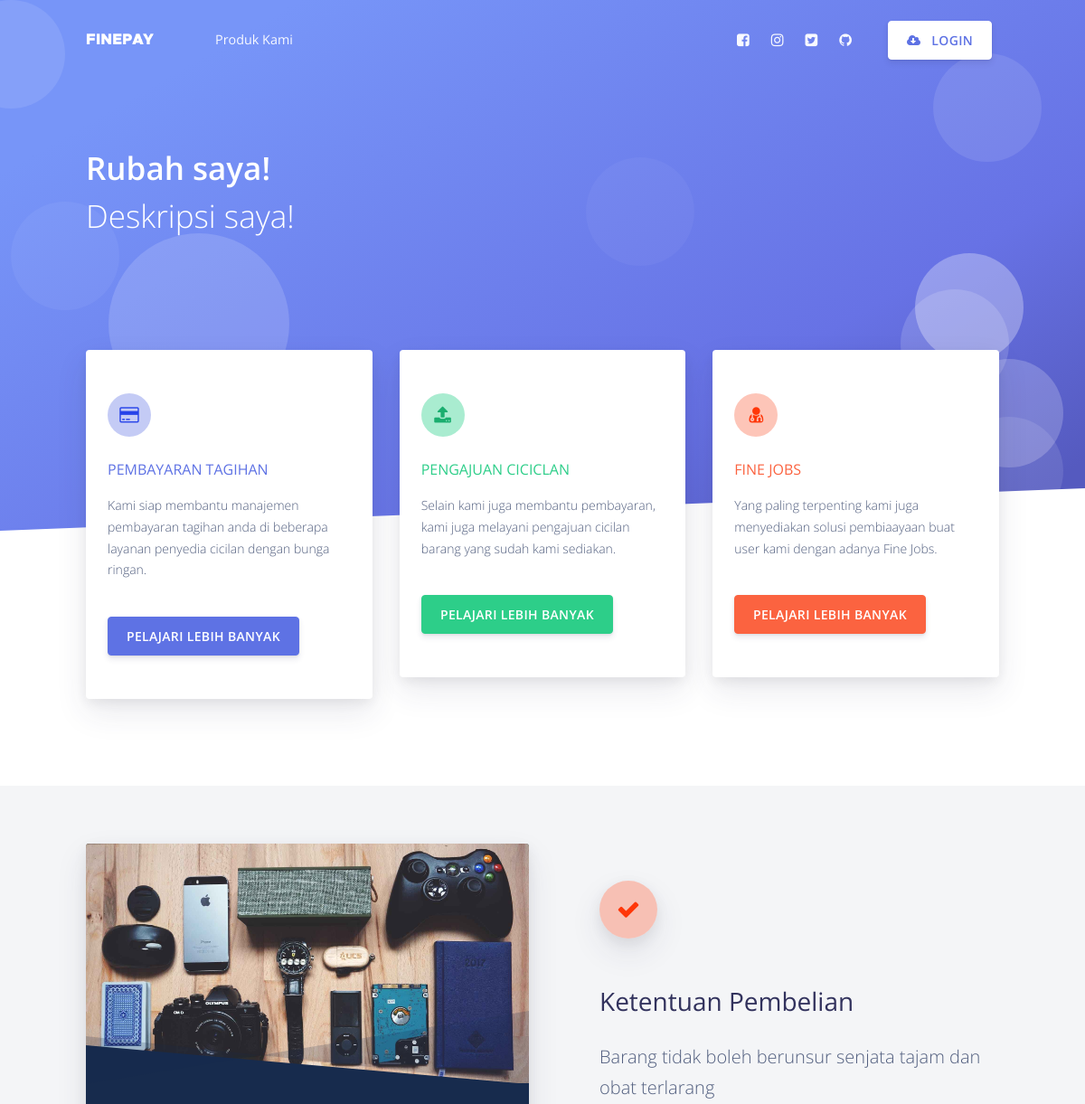
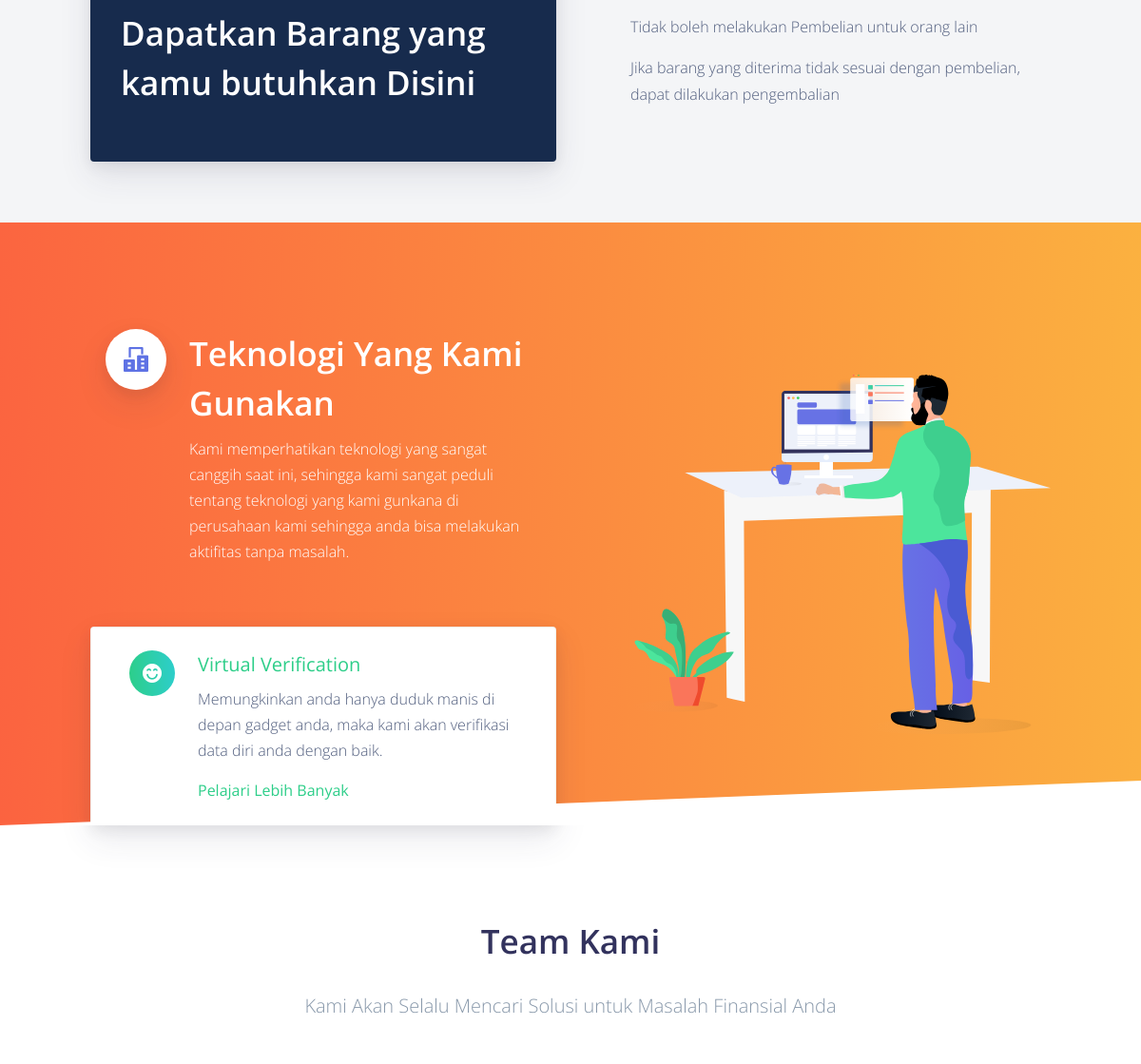
Before: / (upper part) with the older database file (2 pictures, top to bottom).
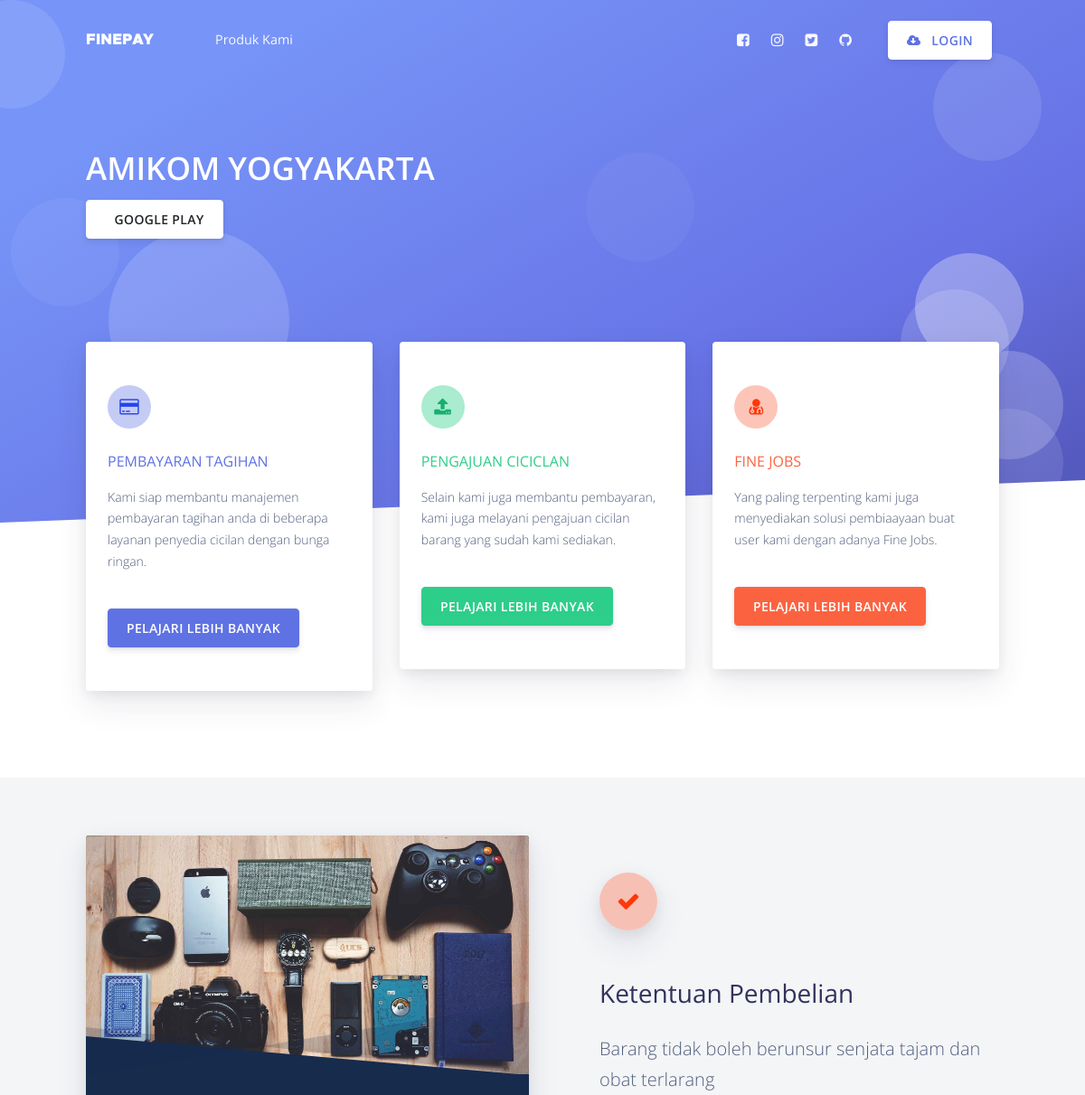
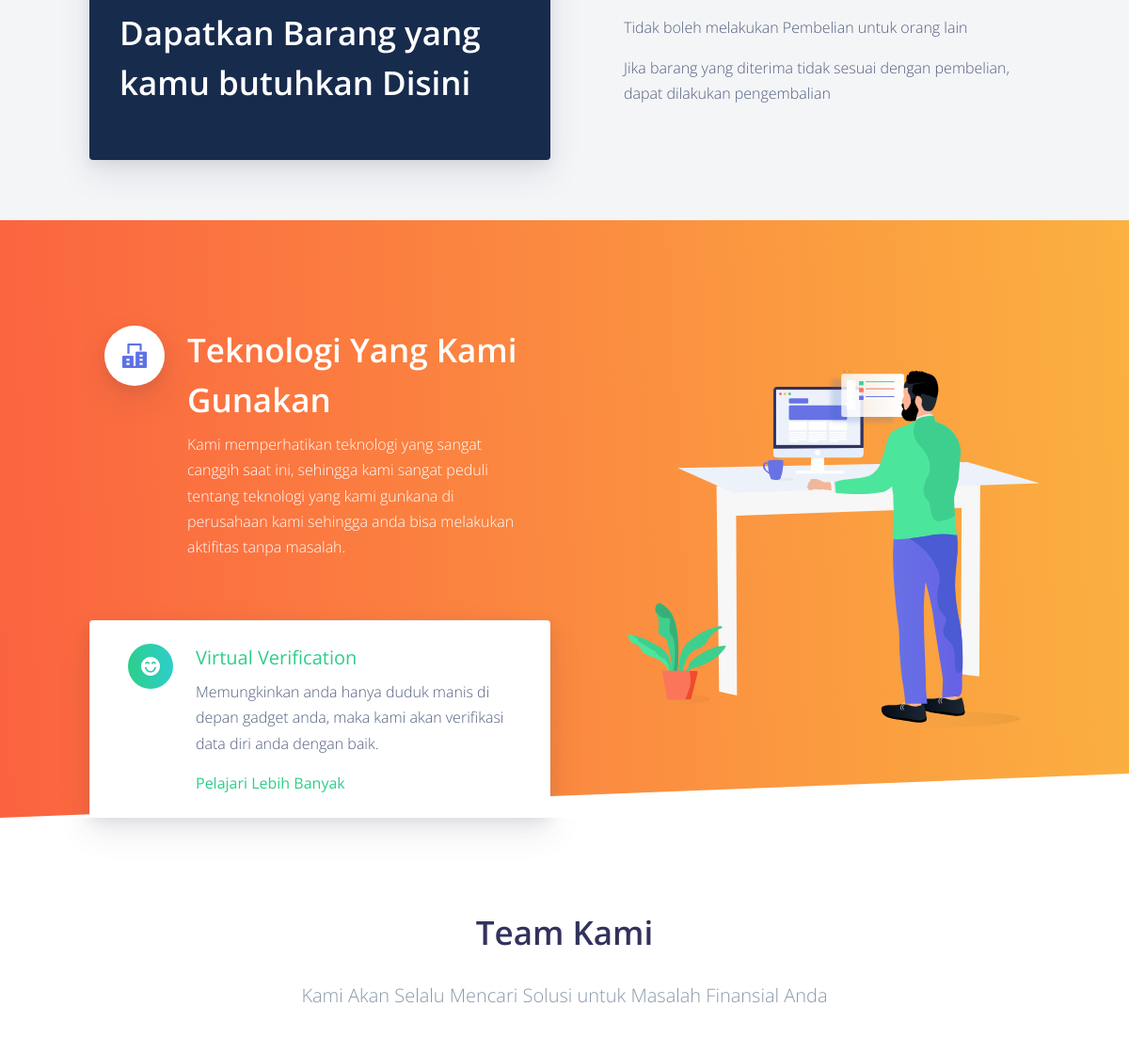
After: the same page with the newer database file (2 pictures, top to bottom).
### tables this page shows
CREATE TABLE `website` (
  `id_website` varchar(15) NOT NULL,
  `nama` varchar(50) NOT NULL,
  `deskripsi` text NOT NULL
);

CREATE TABLE `download` (
  `id_download` varchar(15) NOT NULL,
  `nama` varchar(50) NOT NULL,
  `link` text NOT NULL,
  `icon` varchar(50) NOT NULL,
  `warna` varchar(100) NOT NULL
);

### query.php (called while the page is built, shortened)
<?php
    include('./dashboard/koneksi.php');
    $query_website = "SELECT * FROM website";
    $data_website= mysqli_query($koneksi, $query_website );
    $cek_data_website = mysqli_num_rows($data_website);
	if($cek_data_website > 0) {
        $website_nama = mysqli_fetch_assoc($data_website);
        $nama_website       = $website_nama['nama'];
    } else {
        $nama_website       = "Rubah saya!";
        $deskripsi_website  = "Deskripsi saya!";
    }
    $query_unduh = "SELECT * FROM download";
    $data_unduh= mysqli_query($koneksi, $query_unduh );
    $cek_data_unduh = mysqli_num_rows($data_unduh);
?>

### index.php (the view, shortened to what the changed rows need)
<?php
include('header.php');
?>
  <main>
    <div class="position-relative">
      <section class="section section-lg section-shaped pb-250">
        <div class="shape shape-style-1 shape-default">
          <span></span>
          <span></span>
          <span></span>
          <span></span>
          <span></span>
          <span></span>
          <span></span>
          <span></span>
          <span></span>
        </div>
        <div class="container py-lg-md d-flex">
          <div class="col px-0">
            <div class="row">
              <div class="col-lg-6">
                <h1 class="display-3  text-white"><?php echo $nama_website ?><span><?php echo $deskripsi_website; ?></span></h1>
                <div class="btn-wrapper">
                  <?php
                  if($cek_data_unduh > 0) {
                    while($unduh_nama = mysqli_fetch_assoc($data_unduh)){
                    $nama_link          = $unduh_nama['nama'];
                    $alamat_unduh       = $unduh_nama['link'];
                    $warna              = $unduh_nama['warna'];
                ?>
                    <a href="//<?php echo $alamat_unduh ?>" class="btn <?php echo $warna ?> btn-icon mb-3 mb-sm-0" target="_blank">
                      <span class="btn-inner--text"><?php echo $nama_link; ?></span>
                    </a>
                <?php
                  };
                } else {
                }
                   ?>
                </div>
              </div>
            </div>
          </div>
        </div>
      </section>
    </div>
    <section class="section bg-secondary">
      <div class="container">
        <div class="row row-grid align-items-center">
          <div class="col-md-6">
            <div class="card bg-default shadow border-0">
              <blockquote class="card-blockquote">
                <svg preserveAspectRatio="none" xmlns="http://www.w3.org/2000/svg" viewBox="0 0 583 95" class="svg-bg">
                  <polygon points="0,52 583,95 0,95" class="fill-default" />
                  <polygon points="0,42 583,95 683,0 0,95" opacity=".2" class="fill-default" />
                </svg>
                <h4 class="display-3 font-weight-bold text-white">Dapatkan Barang yang kamu butuhkan Disini</h4>
              </blockquote>
            </div>
          </div>
        </div>
      </div>
    </section>
    <section class="section pb-0 bg-gradient-warning">
      <div class="separator separator-bottom separator-skew zindex-100">
        <svg x="0" y="0" viewBox="0 0 2560 100" preserveAspectRatio="none" version="1.1" xmlns="http://www.w3.org/2000/svg">
          <polygon class="fill-white" points="2560 0 2560 100 0 100"></polygon>
        </svg>
      </div>
    </section>
    <section class="section section-lg">
      <div class="container">
        <div class="row justify-content-center text-center mb-lg">
          <div class="col-lg-8">
            <h2 class="display-3">Team Kami</h2>
          </div>
        </div>
      </div>
    </section>
  </main>
</body>
</html>

Changed rows visible on the page:
added website: nama "AMIKOM YOGYAKARTA"
added download: nama "GOOGLE PLAY"
Other visible differences:
$nama_website: "Rubah saya!" → (not shown)
$deskripsi_website: "Deskripsi saya!" → (not shown)
